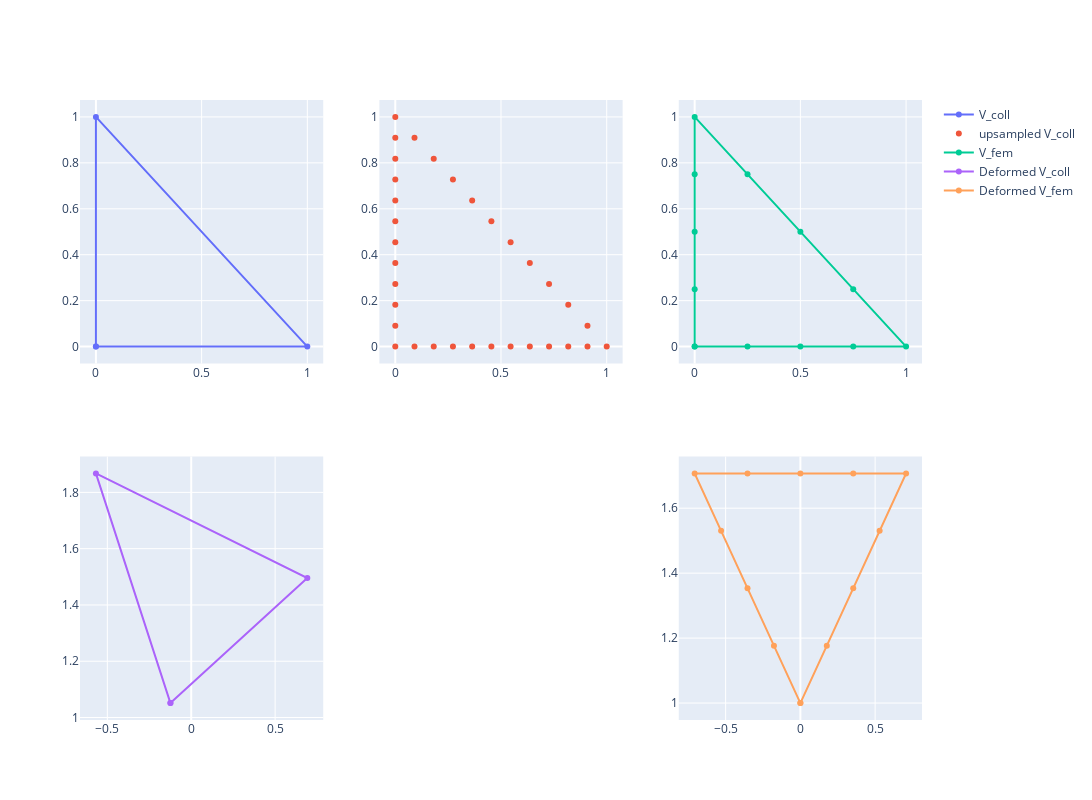

Notebook cell for this chart:
### Code cell
X_coll = V_coll + W_new @ U_fem
X_fem = V_fem + U_fem

fig = make_subplots(rows=2, cols=3)

fig.add_trace(go.Scatter(x=V_coll[coll_row_order, 0], y=V_coll[coll_row_order, 1], name="V_coll"), row=1, col=1),
fig.add_trace(go.Scatter(x=upsampled_V[:, 0], y=upsampled_V[:, 1], mode="markers", name="upsampled V_coll"), row=1, col=2),
fig.add_trace(go.Scatter(x=V_fem[fem_row_order, 0], y=V_fem[fem_row_order, 1], name="V_fem"), row=1, col=3),
fig.add_trace(go.Scatter(x=X_coll[coll_row_order, 0], y=X_coll[coll_row_order, 1], name="Deformed V_coll"), row=2, col=1),
fig.add_trace(go.Scatter(x=X_fem[fem_row_order, 0], y=X_fem[fem_row_order, 1], name="Deformed V_fem"), row=2, col=3),

fig.update_layout(width=1200, height=800)
# fig.update_xaxes(range=[-0.1, 1.1])
# fig.update_yaxes(range=[-0.1, 1.1])

### Figure 1 — Plotly figure (JSON) as saved in the notebook; plotly's stock layout.template omitted (floating-point values rounded to 4 significant figures)
{"data": [{"name": "V_coll", "type": "scatter", "x": [0, 1, 0, 0], "xaxis": "x", "y": [0, 0, 1, 0], "yaxis": "y"}, {"mode": "markers", "name": "upsampled V_coll", "type": "scatter", "x": [0, 1, 0, 0.09091, 0.1818, 0.2727, 0.3636, 0.4545, 0.5455, 0.6364, 0.7273, 0.8182, 0.9091, 0.9091, 0.8182, 0.7273, 0.6364, 0.5455, 0.4545, 0.3636, 0.2727, 0.1818, 0.09091, 0, 0, 0, 0, 0, 0, 0, 0, 0, 0], "xaxis": "x2", "y": [0, 0, 1, 0, 0, 0, 0, 0, 0, 0, 0, 0, 0, 0.09091, 0.1818, 0.2727, 0.3636, 0.4545, 0.5455, 0.6364, 0.7273, 0.8182, 0.9091, 0.9091, 0.8182, 0.7273, 0.6364, 0.5455, 0.4545, 0.3636, 0.2727, 0.1818, 0.09091], "yaxis": "y2"}, {"name": "V_fem", "type": "scatter", "x": [0, 0.25, 0.5, 0.75, 1, 0.75, 0.5, 0.25, 0, 0, 0, 0, 0], "xaxis": "x3", "y": [0, 0, 0, 0, 0, 0.25, 0.5, 0.75, 1, 0.75, 0.5, 0.25, 0], "yaxis": "y3"}, {"name": "Deformed V_coll", "type": "scatter", "x": [-0.124, 0.6921, -0.5681, -0.124], "xaxis": "x4", "y": [1.051, 1.495, 1.867, 1.051], "yaxis": "y4"}, {"name": "Deformed V_fem", "type": "scatter", "x": [0, 0.1768, 0.3536, 0.5303, 0.7071, 0.3536, 5.551e-17, -0.3536, -0.7071, -0.5303, -0.3536, -0.1768, 0], "xaxis": "x6", "y": [1, 1.177, 1.354, 1.53, 1.707, 1.707, 1.707, 1.707, 1.707, 1.53, 1.354, 1.177, 1], "yaxis": "y6"}], "layout": {"height": 800, "width": 1200, "xaxis": {"anchor": "y", "domain": [0, 0.2889]}, "xaxis2": {"anchor": "y2", "domain": [0.3556, 0.6444]}, "xaxis3": {"anchor": "y3", "domain": [0.7111, 1]}, "xaxis4": {"anchor": "y4", "domain": [0, 0.2889]}, "xaxis5": {"anchor": "y5", "domain": [0.3556, 0.6444]}, "xaxis6": {"anchor": "y6", "domain": [0.7111, 1]}, "yaxis": {"anchor": "x", "domain": [0.575, 1]}, "yaxis2": {"anchor": "x2", "domain": [0.575, 1]}, "yaxis3": {"anchor": "x3", "domain": [0.575, 1]}, "yaxis4": {"anchor": "x4", "domain": [0, 0.425]}, "yaxis5": {"anchor": "x5", "domain": [0, 0.425]}, "yaxis6": {"anchor": "x6", "domain": [0, 0.425]}}}
